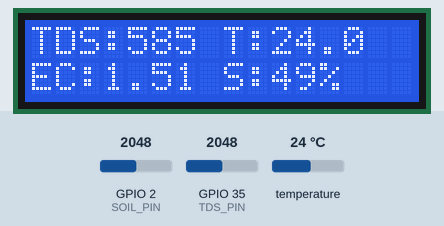
Recording of a sketch running on a simulated ESP32. On the bench: 16×2 character LCD. Inputs (shaded band) come from the test bench; at power-on: temperature 24 °C, GPIO 2 (SOIL_PIN) = 2048, GPIO 35 (TDS_PIN) = 2048. WiFi joins after 1.5 s; servers stay silent unless stated; what the sketch prints to the serial monitor is not drawn.

Above: at 9.6 s.
9.7 s: temperature set to 12 °C
At 12.6 s:
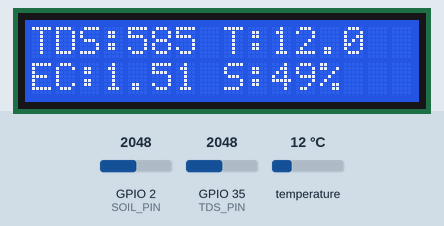
13.5 s: GPIO 2 (SOIL_PIN) set to 2866
At 16.1 s:
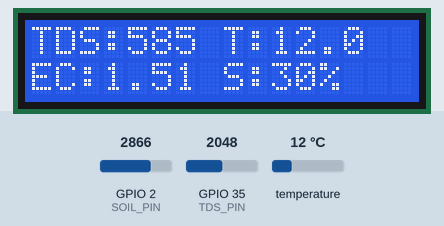
16.6 s: GPIO 35 (TDS_PIN) set to 2866
At 18.5 s:
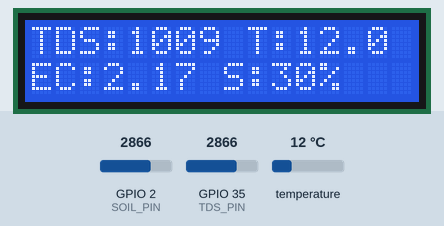
19.7 s: temperature set to 19 °C
At 22.1 s:
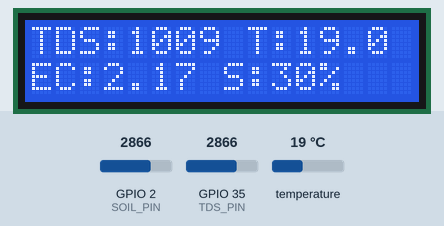
22.7 s: GPIO 2 (SOIL_PIN) set to 3603
At 25.5 s:
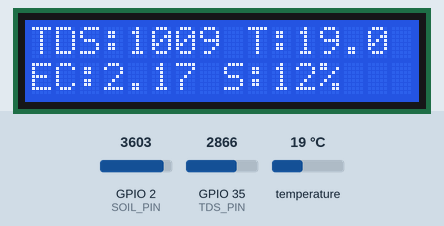
25.8 s: GPIO 35 (TDS_PIN) set to 3603
At 28.1 s:
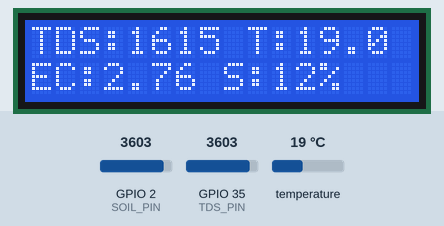
Timing chart, 0 to 29.6 s (numbered marks = the images above; inputs shaded):
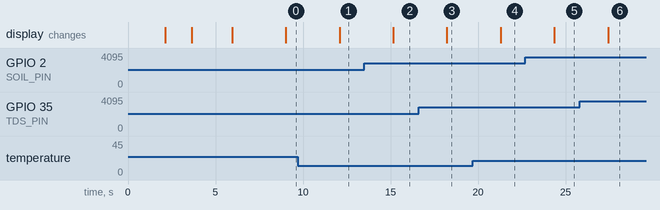

The sketch:

esp32_tds_ec_temp_moist_blynk_noty_lcd_pump.ino
```cpp
#define BLYNK_TEMPLATE_ID "TMPL6zG03a79_"
#define BLYNK_TEMPLATE_NAME "TDS"
#define BLYNK_AUTH_TOKEN "7vXt_5Gv3Z3vxiRMR6TjOKyC17qDM3UB"

#define BLYNK_PRINT Serial
#include <WiFi.h>
#include <WiFiManager.h>
#include <BlynkSimpleEsp32.h>
#include <LiquidCrystal_I2C.h>
#include <OneWire.h>
#include <DallasTemperature.h>

// Inisialisasi LCD
LiquidCrystal_I2C lcd(0x27, 16, 2); // Sesuaikan alamat I2C jika berbeza
#define TDS_PIN 35  // Pin analog GPIO 35 untuk sensor TDS
#define ONE_WIRE_BUS 15  // Pin D15 untuk DS18B20
#define SOIL_PIN 2  // Pin analog GPIO 2 untuk sensor kelembapan tanah

// Inisialisasi OneWire dan DallasTemperature
OneWire oneWire(ONE_WIRE_BUS);
DallasTemperature sensors(&oneWire);

// Inisialisasi WiFiManager
WiFiManager wifiManager;

namespace sensor {
  float ec = 0;
  unsigned int tds = 0;
  float temperature = 0;  // Menyimpan bacaan suhu
  unsigned int soilMoisture = 0;  // Menyimpan bacaan kelembapan tanah (0-100%)
  float ecCalibration = 1.0;
  const int tdsThresholdMin = 300;  // Ambang minimum untuk akuaponik
  const int tdsThresholdMax = 1200; // Ambang maksimum untuk akuaponik
  const float tempThresholdMin = 20.0;  // Ambang minimum suhu (°C)
  const float tempThresholdMax = 30.0;  // Ambang maksimum suhu (°C)
  const int soilThresholdMin = 30;  // Ambang minimum kelembapan tanah (%)
  const int soilThresholdMax = 70;  // Ambang maksimum kelembapan tanah (%)
  bool alertSentLow = false;
  bool alertSentHigh = false;
  bool alertSentNormal = false;
  bool alertSentTempLow = false;  // Bendera untuk notifikasi suhu rendah
  bool alertSentTempHigh = false; // Bendera untuk notifikasi suhu tinggi
  bool alertSentTempNormal = false; // Bendera untuk notifikasi suhu normal
  bool alertSentSoilLow = false;  // Bendera untuk notifikasi kelembapan tanah rendah
  bool alertSentSoilHigh = false; // Bendera untuk notifikasi kelembapan tanah tinggi
  bool alertSentSoilNormal = false; // Bendera untuk notifikasi kelembapan tanah normal
}

void setup() {
  Serial.begin(115200);
  Serial.println("Memulakan sistem TDS, Suhu, dan Kelembapan Tanah IoT untuk Akuaponik...");

  // Inisialisasi LCD
  lcd.init();
  lcd.backlight();
  lcd.setCursor(0, 0);
  lcd.print("Sistem Akuaponik");
  lcd.setCursor(0, 1);
  lcd.print("Memulakan...");
  delay(2000);

  pinMode(TDS_PIN, INPUT);
  pinMode(SOIL_PIN, INPUT);  // Inisialisasi pin untuk sensor kelembapan tanah

  // Inisialisasi sensor DS18B20
  sensors.begin();

  // Sambung ke WiFi menggunakan WiFiManager
  lcd.clear();
  lcd.setCursor(0, 0);
  lcd.print("Sambung WiFi...");

  // Konfigurasi WiFiManager
  wifiManager.setTimeout(180); // Timeout 180 saat untuk konfigurasi WiFi
  wifiManager.setAPCallback(configModeCallback); // Callback ketika masuk ke mode AP

  if (!wifiManager.autoConnect("Aquaponics_AP")) {
    Serial.println("Gagal sambung WiFi dan timeout! Mulakan semula...");
    lcd.clear();
    lcd.setCursor(0, 0);
    lcd.print("WiFi Gagal!");
    lcd.setCursor(0, 1);
    lcd.print("Restart...");
    delay(5000);
    ESP.restart();
  } else {
    Serial.println("\nWiFi tersambung! SSID: " + WiFi.SSID());
    lcd.clear();
    lcd.setCursor(0, 0);
    lcd.print("WiFi OK!");
    lcd.setCursor(0, 1);
    lcd.print(WiFi.SSID());
    delay(2000);
  }

  // Blynk
  Blynk.config(BLYNK_AUTH_TOKEN);
  Blynk.connect();
  if (Blynk.connected()) {
    Serial.println("Blynk tersambung!");
    lcd.clear();
    lcd.setCursor(0, 0);
    lcd.print("Blynk OK!");
    delay(2000);
  } else {
    Serial.println("Blynk gagal sambung!");
    lcd.clear();
    lcd.setCursor(0, 0);
    lcd.print("Blynk Gagal!");
    delay(2000);
  }
}

// Callback ketika ESP32 masuk ke mode Access Point (AP)
void configModeCallback(WiFiManager *myWiFiManager) {
  Serial.println("Masuk mode konfigurasi WiFi!");
  Serial.println("Sila sambung ke AP: " + String(myWiFiManager->getConfigPortalSSID()));
  lcd.clear();
  lcd.setCursor(0, 0);
  lcd.print("Sambung ke AP:");
  lcd.setCursor(0, 1);
  lcd.print(myWiFiManager->getConfigPortalSSID());
}

void loop() {
  if (WiFi.status() == WL_CONNECTED && Blynk.connected()) {
    Blynk.run();
  } else {
    Serial.println("WiFi atau Blynk terputus! Cuba sambung semula...");
    lcd.clear();
    lcd.setCursor(0, 0);
    lcd.print("Koneksi Terputus");
    if (WiFi.status() != WL_CONNECTED) {
      lcd.setCursor(0, 1);
      lcd.print("Sambung WiFi...");
      if (!wifiManager.autoConnect("Aquaponics_AP")) {
        Serial.println("Gagal sambung WiFi!");
        lcd.clear();
        lcd.setCursor(0, 0);
        lcd.print("WiFi Gagal!");
        lcd.setCursor(0, 1);
        lcd.print("Restart...");
        delay(5000);
        ESP.restart();
      }
    }
    if (WiFi.status() == WL_CONNECTED) {
      Blynk.connect();
      if (Blynk.connected()) {
        Serial.println("WiFi dan Blynk tersambung semula!");
        lcd.clear();
        lcd.setCursor(0, 0);
        lcd.print("Koneksi OK!");
        delay(2000);
      }
    }
  }

  readSensors();
  delay(2000);
}

void readSensors() {
  const int numReadings = 50;  // Ambil purata 50 bacaan
  long sumTds = 0;
  long sumSoil = 0;
  int validReadings = 0;
  int maxTdsReading = 0;
  int maxSoilReading = 0;

  // Membaca TDS
  for (int i = 0; i < numReadings; i++) {
    int tdsReading = analogRead(TDS_PIN);
    int soilReading = analogRead(SOIL_PIN);
    if (tdsReading > 0) {
      sumTds += tdsReading;
      validReadings++;
      if (tdsReading > maxTdsReading) maxTdsReading = tdsReading;
    }
    if (soilReading > 0) {
      sumSoil += soilReading;
      if (soilReading > maxSoilReading) maxSoilReading = soilReading;
    }
    delay(5);
  }

  // Proses bacaan TDS
  int tdsSensorValue = (validReadings > 0) ? (sumTds / validReadings) : 0;
  float rawEc = (float)tdsSensorValue * 3.3 / 4095.0;  // ADC 12-bit, sensor 3.3V

  // Proses bacaan kelembapan tanah
  int soilSensorValue = (validReadings > 0) ? (sumSoil / validReadings) : 0;
  // Map bacaan analog (0-4095) ke peratusan (0-100%)
  // Nilai 4095 = kering (0%), 0 = basah (100%)
  sensor::soilMoisture = map(soilSensorValue, 4095, 0, 0, 100);
  if (sensor::soilMoisture < 0) sensor::soilMoisture = 0;
  if (sensor::soilMoisture > 100) sensor::soilMoisture = 100;

  // Membaca suhu dari DS18B20
  sensors.requestTemperatures();
  sensor::temperature = sensors.getTempCByIndex(0);  // Suhu dalam Celsius

  // Validasi bacaan suhu
  if (sensor::temperature == -127.0) {
    Serial.println("Gagal membaca suhu dari DS18B20!");
    lcd.clear();
    lcd.setCursor(0, 0);
    lcd.print("Suhu Error!");
    return;
  }

  // Log bacaan ke Serial Monitor
  Serial.print("Raw Analog TDS (Avg): ");
  Serial.print(tdsSensorValue);
  Serial.print(" | Max TDS: ");
  Serial.print(maxTdsReading);
  Serial.print(" | Voltage: ");
  Serial.print(rawEc, 3);
  Serial.print(" | Valid Readings: ");
  Serial.print(validReadings);
  Serial.print(" | Temperature: ");
  Serial.print(sensor::temperature, 1);
  Serial.print(" °C | Soil Moisture: ");
  Serial.print(sensor::soilMoisture);
  Serial.println(" %");

  // Proses TDS dan EC
  float offset = 0.14;
  sensor::ec = (rawEc * sensor::ecCalibration) - offset;
  if (sensor::ec < 0) sensor::ec = 0;
  sensor::tds = (133.42 * pow(sensor::ec, 3) - 255.86 * sensor::ec * sensor::ec + 857.39 * sensor::ec) * 0.5;

  Serial.print("TDS: ");
  Serial.print(sensor::tds);
  Serial.print(" ppm | EC: ");
  Serial.print(sensor::ec, 2);
  Serial.print(" | Temperature: ");
  Serial.print(sensor::temperature, 1);
  Serial.print(" °C | Soil Moisture: ");
  Serial.print(sensor::soilMoisture);
  Serial.println(" %");

  // Papar pada LCD (bergilir antara TDS, suhu, dan kelembapan tanah)
  lcd.clear();
  lcd.setCursor(0, 0);
  lcd.print("TDS:");
  lcd.print(sensor::tds);
  lcd.print(" T:");
  lcd.print(sensor::temperature, 1);
  lcd.setCursor(0, 1);
  lcd.print("EC:");
  lcd.print(sensor::ec, 2);
  lcd.print(" S:");
  lcd.print(sensor::soilMoisture);
  lcd.print("%");

  // Hantar ke Blynk
  if (Blynk.connected()) {
    Blynk.virtualWrite(V0, sensor::tds);
    Blynk.virtualWrite(V1, sensor::ec);
    Blynk.virtualWrite(V2, sensor::temperature);
    Blynk.virtualWrite(V3, sensor::soilMoisture);  // Hantar kelembapan tanah ke pin virtual V3
  }

  // Logik notifikasi TDS
  if (sensor::tds < sensor::tdsThresholdMin && !sensor::alertSentLow) {
    Blynk.logEvent("low_tds", "⚠️ TDS terlalu rendah! TDS: " + String(sensor::tds) + " ppm");
    sensor::alertSentLow = true;
    sensor::alertSentNormal = false;
  } else if (sensor::tds > sensor::tdsThresholdMax && !sensor::alertSentHigh) {
    Blynk.logEvent("high_tds", "⚠️ TDS terlalu tinggi! TDS: " + String(sensor::tds) + " ppm");
    sensor::alertSentHigh = true;
    sensor::alertSentNormal = false;
  } else if (sensor::tds >= sensor::tdsThresholdMin && sensor::tds <= sensor::tdsThresholdMax && !sensor::alertSentNormal) {
    Blynk.logEvent("normal_tds", "✅ TDS kembali normal! TDS: " + String(sensor::tds) + " ppm");
    sensor::alertSentNormal = true;
    sensor::alertSentLow = false;
    sensor::alertSentHigh = false;
  }

  // Logik notifikasi suhu
  if (sensor::temperature < sensor::tempThresholdMin && !sensor::alertSentTempLow) {
    Blynk.logEvent("low_temp", "⚠️ Suhu terlalu rendah! Suhu: " + String(sensor::temperature, 1) + " °C");
    sensor::alertSentTempLow = true;
    sensor::alertSentTempNormal = false;
  } else if (sensor::temperature > sensor::tempThresholdMax && !sensor::alertSentTempHigh) {
    Blynk.logEvent("high_temp", "⚠️ Suhu terlalu tinggi! Suhu: " + String(sensor::temperature, 1) + " °C");
    sensor::alertSentTempHigh = true;
    sensor::alertSentTempNormal = false;
  } else if (sensor::temperature >= sensor::tempThresholdMin && sensor::temperature <= sensor::tempThresholdMax && !sensor::alertSentTempNormal) {
    Blynk.logEvent("normal_temp", "✅ Suhu kembali normal! Suhu: " + String(sensor::temperature, 1) + " °C");
    sensor::alertSentTempNormal = true;
    sensor::alertSentTempLow = false;
    sensor::alertSentTempHigh = false;
  }

  // Logik notifikasi kelembapan tanah
  if (sensor::soilMoisture < sensor::soilThresholdMin && !sensor::alertSentSoilLow) {
    Blynk.logEvent("low_soil", "⚠️ Kelembapan tanah terlalu rendah! Kelembapan: " + String(sensor::soilMoisture) + " %");
    sensor::alertSentSoilLow = true;
    sensor::alertSentSoilNormal = false;
  } else if (sensor::soilMoisture > sensor::soilThresholdMax && !sensor::alertSentSoilHigh) {
    Blynk.logEvent("high_soil", "⚠️ Kelembapan tanah terlalu tinggi! Kelembapan: " + String(sensor::soilMoisture) + " %");
    sensor::alertSentSoilHigh = true;
    sensor::alertSentSoilNormal = false;
  } else if (sensor::soilMoisture >= sensor::soilThresholdMin && sensor::soilMoisture <= sensor::soilThresholdMax && !sensor::alertSentSoilNormal) {
    Blynk.logEvent("normal_soil", "✅ Kelembapan tanah kembali normal! Kelembapan: " + String(sensor::soilMoisture) + " %");
    sensor::alertSentSoilNormal = true;
    sensor::alertSentSoilLow = false;
    sensor::alertSentSoilHigh = false;
  }
}
```

Measured:
- after the input at 9.7 s, the display: changes after 2.4 s (image 1)
- after the input at 13.5 s, the display: changes after 1.7 s (image 2)
- after the input at 16.6 s, the display: changes after 1.6 s (image 3)
- after the input at 19.7 s, the display: changes after 1.6 s (image 4)
- after the input at 22.7 s, the display: changes after 1.7 s (image 5)
- after the input at 25.8 s, the display: changes after 1.6 s (image 6)
